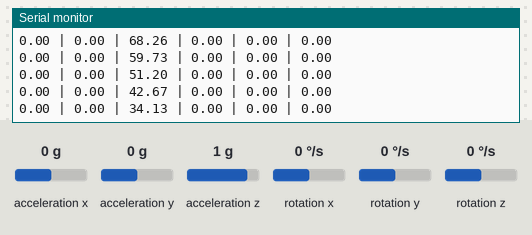
Bench run of a sketch on a simulated Arduino Uno, built with avr-gcc and run on an emulated ATmega328P. On the bench: the last lines printed to the serial monitor. Wiring (inferred from the names in the program): ADXL345 accelerometer at I2C address 0x53; ITG-3200 gyroscope at I2C address 0x68. Inputs (shaded band) come from the test bench; at power-on: acceleration x 0 g, acceleration y 0 g, acceleration z 1 g, rotation x 0 °/s, rotation z 0 °/s, rotation y 0 °/s.

Above: at 3.0 s.
3.1 s: acceleration x set to -1.4 g
At 3.11 s:
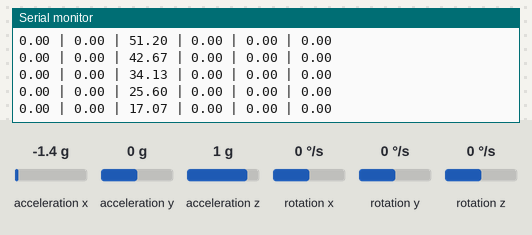
6.1 s: acceleration y set to -1.4 g
At 6.13 s:
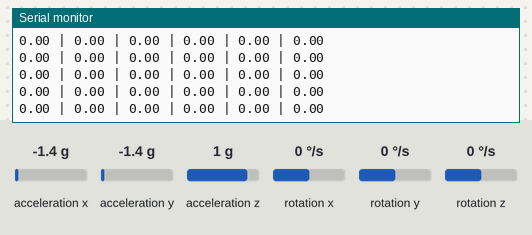
9.1 s: acceleration z set to 0 g
At 9.24 s:
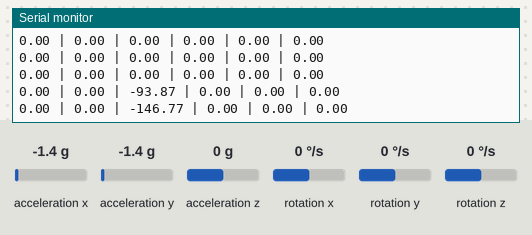
12.1 s: rotation x set to -192 °/s
At 12.22 s:
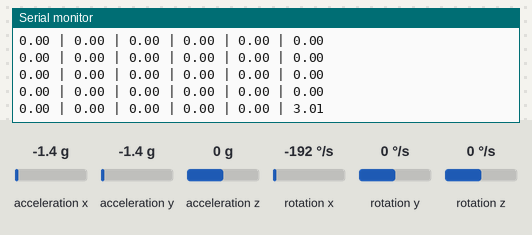
15.1 s: rotation z set to 100 °/s
At 15.14 s:
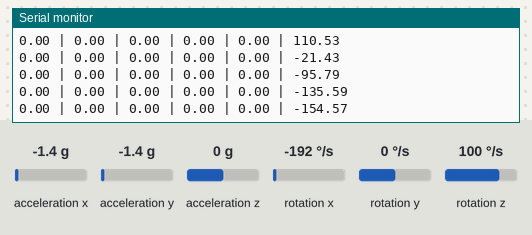
18.1 s: rotation y set to -192 °/s
At 18.11 s:
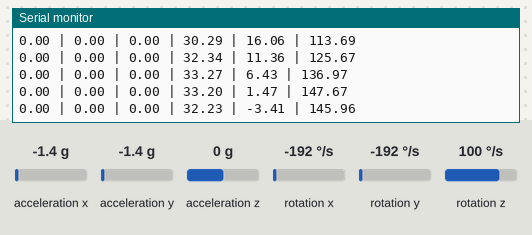
Timing chart, 0 to 21.1 s (numbered marks = the images above; inputs shaded):
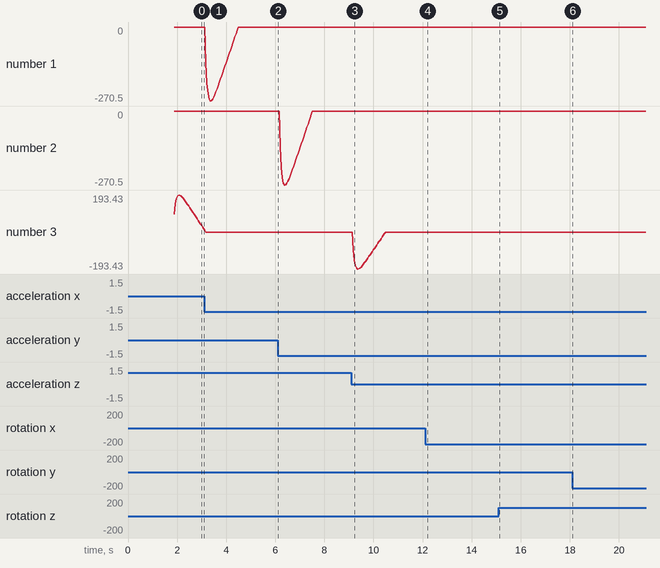

The sketch:

sixDOF_Example.ino
```cpp
#include <FreeSixIMU.h>
#include <FIMU_ADXL345.h>
#include <FIMU_ITG3200.h>

#include <Wire.h>

//float angles[3]; // yaw pitch roll
float angles[6]; // yaw pitch roll

// Set the FreeSixIMU object
FreeSixIMU sixDOF = FreeSixIMU();

const int winlen = 30; //sparkfun
double xRaw[winlen];
double yRaw[winlen];
double zRaw[winlen];
double aRaw[winlen];
double bRaw[winlen];
double cRaw[winlen];

double xProc[winlen];
double yProc[winlen];
double zProc[winlen];
double aProc[winlen];
double bProc[winlen];
double cProc[winlen];

int loc = 0; // use this to loop through the array


void setup() {
  Serial.begin(9600);
  Wire.begin();
  for (int i=0; i<winlen; i++){
    xRaw[i] = 0;
    yRaw[i] = 0;
    zRaw[i] = 0;

    xProc[i] = 0;
    yProc[i] = 0;
    zProc[i] = 0;
  }
//  delay(5);
  sixDOF.init(); //begin the IMU
//  delay(5);
}

void loop() {


  sixDOF.getValues(angles);
  sixDOF.getEuler(&angles[3]);
//  getRawValues

  xRaw[loc] = angles[0];
  yRaw[loc] = angles[1];
  zRaw[loc] = angles[2];
  aRaw[loc] = angles[3];
  bRaw[loc] = angles[4];
  cRaw[loc] = angles[5];

  demean(xRaw, xProc);
  demean(yRaw, yProc);
  demean(zRaw, zProc);
  demean(aRaw, aProc);
  demean(bRaw, bProc);
  demean(cRaw, cProc);
  expSmooth(xProc, 0.4);
  expSmooth(yProc, 0.4);
  expSmooth(zProc, 0.4);
  expSmooth(aProc, 0.4);
  expSmooth(bProc, 0.4);
  expSmooth(cProc, 0.4);

//  expSmooth(xProc, 0.4);
//  expSmooth(yProc, 0.4);
//  expSmooth(zProc, 0.4);

  Serial.print(xProc[loc]);
  Serial.print(" | ");
  Serial.print(yProc[loc]);
  Serial.print(" | ");
  Serial.print(zProc[loc]);
  Serial.print(" | ");
  Serial.print(aProc[loc]);
  Serial.print(" | ");
  Serial.print(bProc[loc]);
  Serial.print(" | ");
  Serial.println(cProc[loc]);
  ///
//  Serial.print(xRaw[loc]);
//  Serial.print(" | ");
//  Serial.print(yRaw[loc]);
//  Serial.print(" | ");
//  Serial.println(zRaw[loc]);

  if(loc == winlen-1){
    loc = 0;
  }else{
    loc++;
  }
//  delay(100);
}


// starts with the raw array and puts the data into the processed array
void demean(double arr[], double processed[]){
  double sum = 0;
  for (int i=0; i<winlen; i++){
    sum += arr[i];
  }
  double mean = sum/winlen;
  for (int i=0; i<winlen; i++){
    processed[i] = arr[i] - mean;
  }
}

void normalize(double arr[]){
  double amax = 0;
  for (int i = 0; i<winlen; i++){
    if (abs(arr[i]) > amax)
      amax = abs(arr[i]);
  }
  if(amax >1){
  for (int i = 0; i<winlen; i++){
    arr[i] = arr[i]/amax;
  }
  }
}

// processes the existing array
void expSmooth(double arr[], double sf){
  // we want to start at the oldest value, which is loc+1
  int cur;
  if(loc == winlen-1){
    cur = 0;
  }else{
    cur = loc+1;
  }
  int next1 = cur; //just initialize
  int back1 = cur;
  for (int i=0; i<winlen; i++){
    //
    if(cur == winlen-1) next1 = 0;
    else next1 = cur+1;
    if(cur == 0) back1 = winlen-1;
    else back1 = cur-1;

    if(i == 0){} // s.0 = x.0
    else{
      // s.t = ax.t + (1-a)s.t-1 //https://en.wikipedia.org/wiki/Exponential_smoothing
      arr[cur] = sf * arr[cur] + (1-sf) * arr[back1];
    }
    cur = next1;
  }
}

//
void meanSmooth(double arr[], int lookback){

  // we want to start at the oldest value+lookback, so we can back-average
  int cur = loc + lookback;
  if(cur > winlen-1){
    cur = (cur - winlen);
  }else{
    cur = loc+1;
  }
  double sum = 0;
  for (int i=0; i<lookback; i++){
    int ind = cur-i < 0 ? (cur-i) + winlen : cur-i;
    sum += arr[ind];
  }
  arr[cur] = sum/lookback;


  int next1 = cur; //just initialize
  int back1 = cur;
  for (int i=0; i<winlen-lookback-1; i++){
    //work out the circular indices
    if(cur == 0) back1 = winlen-1;
    else back1 = cur-1;
    if(cur == winlen-1) next1 = 0;
    else next1 = cur+1;
    int drop = cur-(lookback-1) < 0 ? cur-(lookback-1) + winlen : cur-(lookback-1);
    // add the next, drop the last
    arr[cur] = arr[back1] + (arr[cur]/lookback) - (arr[drop]/lookback);

    cur = next1;
  }
}

void threshholdFilter(double arr[], double f){
  for (int i=0; i<winlen; i++){
    if(abs(arr[i]) < f){
      arr[i] = 0;
    }
  }
}
```

Measured:
- after the input at 9.1 s, the serial monitor: prints a new line after 0.08 s (image 3)
- after the input at 12.1 s, the serial monitor: prints a new line after 0.10 s (image 4)
